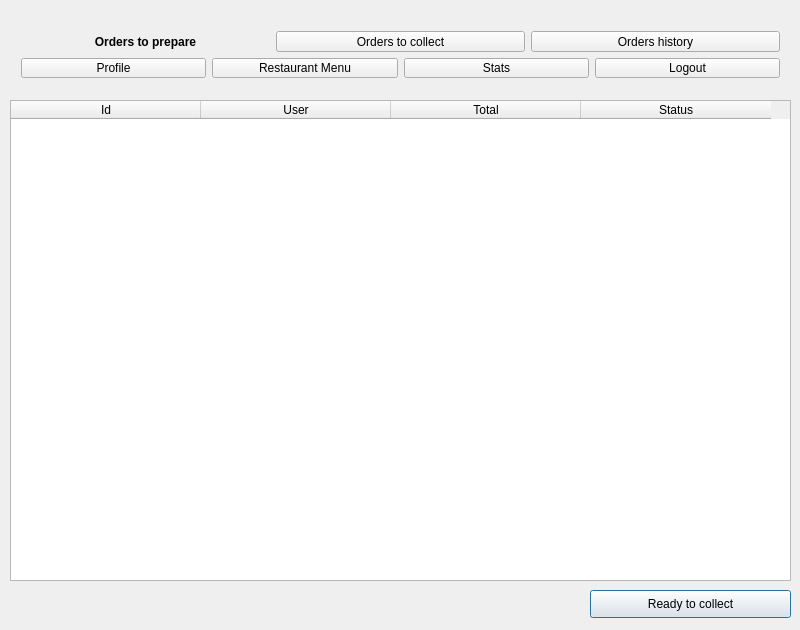
<?xml version="1.0" encoding="UTF-8"?>
<ui version="4.0">
 <class>RestaurantGUI</class>
 <widget class="QDialog" name="RestaurantGUI">
  <property name="geometry">
   <rect>
    <x>0</x>
    <y>0</y>
    <width>800</width>
    <height>630</height>
   </rect>
  </property>
  <property name="windowTitle">
   <string>RestaurantGUI</string>
  </property>
  <widget class="QStackedWidget" name="RestaurantInterface">
   <property name="geometry">
    <rect>
     <x>10</x>
     <y>10</y>
     <width>781</width>
     <height>611</height>
    </rect>
   </property>
   <widget class="QWidget" name="OrdersToPrepare">
    <widget class="QTableWidget" name="ordersToPrepareList">
     <property name="geometry">
      <rect>
       <x>0</x>
       <y>90</y>
       <width>781</width>
       <height>481</height>
      </rect>
     </property>
     <attribute name="horizontalHeaderDefaultSectionSize">
      <number>190</number>
     </attribute>
     <column>
      <property name="text">
       <string>Id</string>
      </property>
     </column>
     <column>
      <property name="text">
       <string>User</string>
      </property>
     </column>
     <column>
      <property name="text">
       <string>Total</string>
      </property>
     </column>
     <column>
      <property name="text">
       <string>Status</string>
      </property>
     </column>
    </widget>
    <widget class="QPushButton" name="readyToCollectBtn">
     <property name="geometry">
      <rect>
       <x>580</x>
       <y>580</y>
       <width>201</width>
       <height>28</height>
      </rect>
     </property>
     <property name="text">
      <string>Ready to collect</string>
     </property>
    </widget>
    <widget class="QLabel" name="readyToCollectLabel">
     <property name="geometry">
      <rect>
       <x>400</x>
       <y>580</y>
       <width>181</width>
       <height>31</height>
      </rect>
     </property>
     <property name="text">
      <string/>
     </property>
    </widget>
    <widget class="QWidget" name="layoutWidget">
     <property name="geometry">
      <rect>
       <x>0</x>
       <y>10</y>
       <width>781</width>
       <height>69</height>
      </rect>
     </property>
     <layout class="QVBoxLayout" name="verticalLayout">
      <item>
       <layout class="QHBoxLayout" name="horizontalLayout">
        <item>
         <widget class="QPushButton" name="ordersToPrepareBtn">
          <property name="font">
           <font>
            <weight>75</weight>
            <bold>true</bold>
           </font>
          </property>
          <property name="text">
           <string>Orders to prepare</string>
          </property>
          <property name="autoDefault">
           <bool>false</bool>
          </property>
          <property name="default">
           <bool>true</bool>
          </property>
          <property name="flat">
           <bool>true</bool>
          </property>
         </widget>
        </item>
        <item>
         <widget class="QPushButton" name="ordersToCollectBtn">
          <property name="text">
           <string>Orders to collect</string>
          </property>
         </widget>
        </item>
        <item>
         <widget class="QPushButton" name="ordersHistoryBtn">
          <property name="text">
           <string>Orders history</string>
          </property>
         </widget>
        </item>
       </layout>
      </item>
      <item>
       <layout class="QHBoxLayout" name="horizontalLayout_2">
        <item>
         <widget class="QPushButton" name="restaurantProfileBtn">
          <property name="text">
           <string>Profile</string>
          </property>
         </widget>
        </item>
        <item>
         <widget class="QPushButton" name="restaurantMenuBtn">
          <property name="text">
           <string>Restaurant Menu</string>
          </property>
         </widget>
        </item>
        <item>
         <widget class="QPushButton" name="restaurantStatsBtn">
          <property name="text">
           <string>Stats</string>
          </property>
         </widget>
        </item>
        <item>
         <widget class="QPushButton" name="logoutBtn">
          <property name="text">
           <string>Logout</string>
          </property>
         </widget>
        </item>
       </layout>
      </item>
     </layout>
    </widget>
   </widget>
   <widget class="QWidget" name="OrdersToCollect">
    <widget class="QWidget" name="layoutWidget">
     <property name="geometry">
      <rect>
       <x>0</x>
       <y>10</y>
       <width>781</width>
       <height>69</height>
      </rect>
     </property>
     <layout class="QVBoxLayout" name="verticalLayout_2">
      <item>
       <layout class="QHBoxLayout" name="horizontalLayout_3">
        <item>
         <widget class="QPushButton" name="ordersToPrepareBtn_2">
          <property name="text">
           <string>Orders to prepare</string>
          </property>
         </widget>
        </item>
        <item>
         <widget class="QPushButton" name="ordersToCollectBtn_2">
          <property name="font">
           <font>
            <weight>75</weight>
            <bold>true</bold>
           </font>
          </property>
          <property name="text">
           <string>Orders to collect</string>
          </property>
          <property name="autoDefault">
           <bool>false</bool>
          </property>
          <property name="default">
           <bool>true</bool>
          </property>
          <property name="flat">
           <bool>true</bool>
          </property>
         </widget>
        </item>
        <item>
         <widget class="QPushButton" name="ordersHistoryBtn_2">
          <property name="text">
           <string>Orders history</string>
          </property>
         </widget>
        </item>
       </layout>
      </item>
      <item>
       <layout class="QHBoxLayout" name="horizontalLayout_4">
        <item>
         <widget class="QPushButton" name="restaurantProfileBtn_2">
          <property name="text">
           <string>Profile</string>
          </property>
         </widget>
        </item>
        <item>
         <widget class="QPushButton" name="restaurantMenuBtn_2">
          <property name="text">
           <string>Restaurant Menu</string>
          </property>
         </widget>
        </item>
        <item>
         <widget class="QPushButton" name="restaurantStatsBtn_2">
          <property name="text">
           <string>Stats</string>
          </property>
         </widget>
        </item>
        <item>
         <widget class="QPushButton" name="logoutBtn_2">
          <property name="text">
           <string>Logout</string>
          </property>
         </widget>
        </item>
       </layout>
      </item>
     </layout>
    </widget>
    <widget class="QLabel" name="collectetLabel">
     <property name="geometry">
      <rect>
       <x>400</x>
       <y>580</y>
       <width>181</width>
       <height>31</height>
      </rect>
     </property>
     <property name="text">
      <string/>
     </property>
    </widget>
    <widget class="QPushButton" name="collectedBtn">
     <property name="geometry">
      <rect>
       <x>580</x>
       <y>580</y>
       <width>201</width>
       <height>28</height>
      </rect>
     </property>
     <property name="text">
      <string>Order collected</string>
     </property>
    </widget>
    <widget class="QTableWidget" name="ordersToCollectList">
     <property name="geometry">
      <rect>
       <x>0</x>
       <y>90</y>
       <width>781</width>
       <height>481</height>
      </rect>
     </property>
     <attribute name="horizontalHeaderDefaultSectionSize">
      <number>190</number>
     </attribute>
     <column>
      <property name="text">
       <string>Id</string>
      </property>
     </column>
     <column>
      <property name="text">
       <string>User</string>
      </property>
     </column>
     <column>
      <property name="text">
       <string>Total</string>
      </property>
     </column>
     <column>
      <property name="text">
       <string>Status</string>
      </property>
     </column>
    </widget>
   </widget>
   <widget class="QWidget" name="OrdersHistory">
    <widget class="QWidget" name="layoutWidget_2">
     <property name="geometry">
      <rect>
       <x>0</x>
       <y>10</y>
       <width>781</width>
       <height>69</height>
      </rect>
     </property>
     <layout class="QVBoxLayout" name="verticalLayout_3">
      <item>
       <layout class="QHBoxLayout" name="horizontalLayout_5">
        <item>
         <widget class="QPushButton" name="ordersToPrepareBtn_3">
          <property name="text">
           <string>Orders to prepare</string>
          </property>
         </widget>
        </item>
        <item>
         <widget class="QPushButton" name="ordersToCollectBtn_3">
          <property name="text">
           <string>Orders to collect</string>
          </property>
         </widget>
        </item>
        <item>
         <widget class="QPushButton" name="ordersHistoryBtn_3">
          <property name="font">
           <font>
            <weight>75</weight>
            <bold>true</bold>
           </font>
          </property>
          <property name="text">
           <string>Orders history</string>
          </property>
          <property name="autoDefault">
           <bool>false</bool>
          </property>
          <property name="default">
           <bool>true</bool>
          </property>
          <property name="flat">
           <bool>true</bool>
          </property>
         </widget>
        </item>
       </layout>
      </item>
      <item>
       <layout class="QHBoxLayout" name="horizontalLayout_6">
        <item>
         <widget class="QPushButton" name="restaurantProfileBtn_3">
          <property name="text">
           <string>Profile</string>
          </property>
         </widget>
        </item>
        <item>
         <widget class="QPushButton" name="restaurantMenuBtn_3">
          <property name="text">
           <string>Restaurant Menu</string>
          </property>
         </widget>
        </item>
        <item>
         <widget class="QPushButton" name="restaurantStatsBtn_3">
          <property name="text">
           <string>Stats</string>
          </property>
         </widget>
        </item>
        <item>
         <widget class="QPushButton" name="logoutBtn_3">
          <property name="text">
           <string>Logout</string>
          </property>
         </widget>
        </item>
       </layout>
      </item>
     </layout>
    </widget>
    <widget class="QTableWidget" name="ordersHistoryList">
     <property name="geometry">
      <rect>
       <x>0</x>
       <y>90</y>
       <width>781</width>
       <height>521</height>
      </rect>
     </property>
     <attribute name="horizontalHeaderDefaultSectionSize">
      <number>190</number>
     </attribute>
     <column>
      <property name="text">
       <string>Id</string>
      </property>
     </column>
     <column>
      <property name="text">
       <string>User</string>
      </property>
     </column>
     <column>
      <property name="text">
       <string>Total</string>
      </property>
     </column>
     <column>
      <property name="text">
       <string>Status</string>
      </property>
     </column>
    </widget>
   </widget>
   <widget class="QWidget" name="Profile">
    <widget class="QWidget" name="layoutWidget_3">
     <property name="geometry">
      <rect>
       <x>0</x>
       <y>10</y>
       <width>781</width>
       <height>69</height>
      </rect>
     </property>
     <layout class="QVBoxLayout" name="verticalLayout_4">
      <item>
       <layout class="QHBoxLayout" name="horizontalLayout_7">
        <item>
         <widget class="QPushButton" name="ordersToPrepareBtn_4">
          <property name="text">
           <string>Orders to prepare</string>
          </property>
         </widget>
        </item>
        <item>
         <widget class="QPushButton" name="ordersToCollectBtn_4">
          <property name="text">
           <string>Orders to collect</string>
          </property>
         </widget>
        </item>
        <item>
         <widget class="QPushButton" name="ordersHistoryBtn_4">
          <property name="text">
           <string>Orders history</string>
          </property>
         </widget>
        </item>
       </layout>
      </item>
      <item>
       <layout class="QHBoxLayout" name="horizontalLayout_8">
        <item>
         <widget class="QPushButton" name="restaurantProfileBtn_4">
          <property name="font">
           <font>
            <weight>75</weight>
            <bold>true</bold>
           </font>
          </property>
          <property name="text">
           <string>Profile</string>
          </property>
          <property name="autoDefault">
           <bool>false</bool>
          </property>
          <property name="default">
           <bool>true</bool>
          </property>
          <property name="flat">
           <bool>true</bool>
          </property>
         </widget>
        </item>
        <item>
         <widget class="QPushButton" name="restaurantMenuBtn_4">
          <property name="text">
           <string>Restaurant Menu</string>
          </property>
         </widget>
        </item>
        <item>
         <widget class="QPushButton" name="restaurantStatsBtn_4">
          <property name="text">
           <string>Stats</string>
          </property>
         </widget>
        </item>
        <item>
         <widget class="QPushButton" name="logoutBtn_4">
          <property name="text">
           <string>Logout</string>
          </property>
         </widget>
        </item>
       </layout>
      </item>
     </layout>
    </widget>
    <widget class="QLabel" name="profileLabel">
     <property name="geometry">
      <rect>
       <x>300</x>
       <y>90</y>
       <width>181</width>
       <height>41</height>
      </rect>
     </property>
     <property name="font">
      <font>
       <pointsize>20</pointsize>
      </font>
     </property>
     <property name="text">
      <string>Your Profile</string>
     </property>
    </widget>
    <widget class="QWidget" name="layoutWidget_6">
     <property name="geometry">
      <rect>
       <x>260</x>
       <y>140</y>
       <width>241</width>
       <height>319</height>
      </rect>
     </property>
     <layout class="QVBoxLayout" name="verticalLayout_7">
      <item>
       <widget class="QLabel" name="nameProfileLabel">
        <property name="text">
         <string>Name</string>
        </property>
       </widget>
      </item>
      <item>
       <widget class="QLineEdit" name="nameLineEdit"/>
      </item>
      <item>
       <widget class="QLabel" name="addressProfileLabel">
        <property name="text">
         <string>Address</string>
        </property>
       </widget>
      </item>
      <item>
       <widget class="QLineEdit" name="addressLineEdit"/>
      </item>
      <item>
       <widget class="QLabel" name="emailProfileLabel">
        <property name="text">
         <string>Email</string>
        </property>
       </widget>
      </item>
      <item>
       <widget class="QLineEdit" name="emailLineEdit">
        <property name="enabled">
         <bool>true</bool>
        </property>
       </widget>
      </item>
      <item>
       <widget class="QLabel" name="pswProfileLabel">
        <property name="text">
         <string>Password</string>
        </property>
       </widget>
      </item>
      <item>
       <widget class="QLineEdit" name="pswLineEdit">
        <property name="inputMask">
         <string/>
        </property>
        <property name="text">
         <string/>
        </property>
        <property name="echoMode">
         <enum>QLineEdit::Password</enum>
        </property>
       </widget>
      </item>
      <item>
       <widget class="QLabel" name="phoneProfileLabel">
        <property name="text">
         <string>Phone number</string>
        </property>
       </widget>
      </item>
      <item>
       <widget class="QLineEdit" name="phoneLineEdit"/>
      </item>
     </layout>
    </widget>
    <widget class="QWidget" name="layoutWidget_7">
     <property name="geometry">
      <rect>
       <x>180</x>
       <y>480</y>
       <width>391</width>
       <height>53</height>
      </rect>
     </property>
     <layout class="QVBoxLayout" name="verticalLayout_8">
      <item>
       <widget class="QLabel" name="errorProfileLabel">
        <property name="text">
         <string/>
        </property>
       </widget>
      </item>
      <item>
       <widget class="QPushButton" name="updateProfileBtn">
        <property name="text">
         <string>Update data</string>
        </property>
       </widget>
      </item>
     </layout>
    </widget>
   </widget>
   <widget class="QWidget" name="Menu">
    <widget class="QWidget" name="layoutWidget_4">
     <property name="geometry">
      <rect>
       <x>0</x>
       <y>10</y>
       <width>781</width>
       <height>69</height>
      </rect>
     </property>
     <layout class="QVBoxLayout" name="verticalLayout_5">
      <item>
       <layout class="QHBoxLayout" name="horizontalLayout_9">
        <item>
         <widget class="QPushButton" name="ordersToPrepareBtn_5">
          <property name="text">
           <string>Orders to prepare</string>
          </property>
         </widget>
        </item>
        <item>
         <widget class="QPushButton" name="ordersToCollectBtn_5">
          <property name="text">
           <string>Orders to collect</string>
          </property>
         </widget>
        </item>
        <item>
         <widget class="QPushButton" name="ordersHistoryBtn_5">
          <property name="text">
           <string>Orders history</string>
          </property>
         </widget>
        </item>
       </layout>
      </item>
      <item>
       <layout class="QHBoxLayout" name="horizontalLayout_10">
        <item>
         <widget class="QPushButton" name="restaurantProfileBtn_5">
          <property name="text">
           <string>Profile</string>
          </property>
         </widget>
        </item>
        <item>
         <widget class="QPushButton" name="restaurantMenuBtn_5">
          <property name="font">
           <font>
            <weight>75</weight>
            <bold>true</bold>
           </font>
          </property>
          <property name="text">
           <string>Restaurant Menu</string>
          </property>
          <property name="autoDefault">
           <bool>false</bool>
          </property>
          <property name="default">
           <bool>true</bool>
          </property>
          <property name="flat">
           <bool>true</bool>
          </property>
         </widget>
        </item>
        <item>
         <widget class="QPushButton" name="restaurantStatsBtn_5">
          <property name="text">
           <string>Stats</string>
          </property>
         </widget>
        </item>
        <item>
         <widget class="QPushButton" name="logoutBtn_5">
          <property name="text">
           <string>Logout</string>
          </property>
         </widget>
        </item>
       </layout>
      </item>
     </layout>
    </widget>
    <widget class="QPushButton" name="deleteDishBtn">
     <property name="geometry">
      <rect>
       <x>390</x>
       <y>570</y>
       <width>391</width>
       <height>28</height>
      </rect>
     </property>
     <property name="text">
      <string>Delete selected dish</string>
     </property>
    </widget>
    <widget class="QTableWidget" name="dishesList">
     <property name="geometry">
      <rect>
       <x>390</x>
       <y>80</y>
       <width>391</width>
       <height>461</height>
      </rect>
     </property>
     <column>
      <property name="text">
       <string>Id</string>
      </property>
     </column>
     <column>
      <property name="text">
       <string>Name</string>
      </property>
     </column>
     <column>
      <property name="text">
       <string>Type</string>
      </property>
     </column>
     <column>
      <property name="text">
       <string>Price</string>
      </property>
     </column>
    </widget>
    <widget class="QWidget" name="layoutWidget_16">
     <property name="geometry">
      <rect>
       <x>10</x>
       <y>470</y>
       <width>371</width>
       <height>53</height>
      </rect>
     </property>
     <layout class="QVBoxLayout" name="verticalLayout_19">
      <item>
       <widget class="QLabel" name="addDishLabel">
        <property name="text">
         <string/>
        </property>
       </widget>
      </item>
      <item>
       <widget class="QPushButton" name="addDishBtn">
        <property name="text">
         <string>Add dish to menu</string>
        </property>
       </widget>
      </item>
     </layout>
    </widget>
    <widget class="QLabel" name="createDishLabel">
     <property name="geometry">
      <rect>
       <x>20</x>
       <y>110</y>
       <width>361</width>
       <height>31</height>
      </rect>
     </property>
     <property name="font">
      <font>
       <pointsize>20</pointsize>
      </font>
     </property>
     <property name="text">
      <string>Create a new dish</string>
     </property>
    </widget>
    <widget class="Line" name="line_2">
     <property name="geometry">
      <rect>
       <x>380</x>
       <y>80</y>
       <width>20</width>
       <height>541</height>
      </rect>
     </property>
     <property name="orientation">
      <enum>Qt::Vertical</enum>
     </property>
    </widget>
    <widget class="QWidget" name="layoutWidget_17">
     <property name="geometry">
      <rect>
       <x>10</x>
       <y>160</y>
       <width>201</width>
       <height>291</height>
      </rect>
     </property>
     <layout class="QVBoxLayout" name="verticalLayout_20">
      <item>
       <widget class="QLabel" name="dishNameLabel">
        <property name="text">
         <string>Name</string>
        </property>
       </widget>
      </item>
      <item>
       <widget class="QLineEdit" name="dishNameLineEdit"/>
      </item>
      <item>
       <widget class="QLabel" name="dishTypeLabel">
        <property name="text">
         <string>Type</string>
        </property>
       </widget>
      </item>
      <item>
       <widget class="QComboBox" name="dishTypeBox">
        <property name="frame">
         <bool>true</bool>
        </property>
        <item>
         <property name="text">
          <string>Appetizer</string>
         </property>
        </item>
        <item>
         <property name="text">
          <string>First Course</string>
         </property>
        </item>
        <item>
         <property name="text">
          <string>Second Course</string>
         </property>
        </item>
        <item>
         <property name="text">
          <string>Dessert</string>
         </property>
        </item>
        <item>
         <property name="text">
          <string>Drink</string>
         </property>
        </item>
       </widget>
      </item>
      <item>
       <widget class="QLabel" name="dishPriceLabel">
        <property name="text">
         <string>Price</string>
        </property>
       </widget>
      </item>
      <item>
       <widget class="QDoubleSpinBox" name="dishPriceSpinBox">
        <property name="singleStep">
         <double>0.500000000000000</double>
        </property>
       </widget>
      </item>
     </layout>
    </widget>
    <widget class="QLabel" name="deleteDishLabel">
     <property name="geometry">
      <rect>
       <x>400</x>
       <y>550</y>
       <width>371</width>
       <height>20</height>
      </rect>
     </property>
     <property name="text">
      <string/>
     </property>
    </widget>
   </widget>
   <widget class="QWidget" name="Stats">
    <widget class="QWidget" name="layoutWidget_5">
     <property name="geometry">
      <rect>
       <x>0</x>
       <y>10</y>
       <width>781</width>
       <height>69</height>
      </rect>
     </property>
     <layout class="QVBoxLayout" name="verticalLayout_6">
      <item>
       <layout class="QHBoxLayout" name="horizontalLayout_11">
        <item>
         <widget class="QPushButton" name="ordersToPrepareBtn_6">
          <property name="text">
           <string>Orders to prepare</string>
          </property>
         </widget>
        </item>
        <item>
         <widget class="QPushButton" name="ordersToCollectBtn_6">
          <property name="text">
           <string>Orders to collect</string>
          </property>
         </widget>
        </item>
        <item>
         <widget class="QPushButton" name="ordersHistoryBtn_6">
          <property name="text">
           <string>Orders history</string>
          </property>
         </widget>
        </item>
       </layout>
      </item>
      <item>
       <layout class="QHBoxLayout" name="horizontalLayout_12">
        <item>
         <widget class="QPushButton" name="restaurantProfileBtn_6">
          <property name="text">
           <string>Profile</string>
          </property>
         </widget>
        </item>
        <item>
         <widget class="QPushButton" name="restaurantMenuBtn_6">
          <property name="text">
           <string>Restaurant Menu</string>
          </property>
         </widget>
        </item>
        <item>
         <widget class="QPushButton" name="restaurantStatsBtn_6">
          <property name="font">
           <font>
            <weight>75</weight>
            <bold>true</bold>
           </font>
          </property>
          <property name="text">
           <string>Stats</string>
          </property>
          <property name="autoDefault">
           <bool>false</bool>
          </property>
          <property name="default">
           <bool>true</bool>
          </property>
          <property name="flat">
           <bool>true</bool>
          </property>
         </widget>
        </item>
        <item>
         <widget class="QPushButton" name="logoutBtn_6">
          <property name="text">
           <string>Logout</string>
          </property>
         </widget>
        </item>
       </layout>
      </item>
     </layout>
    </widget>
   </widget>
  </widget>
 </widget>
 <layoutdefault spacing="6" margin="11"/>
 <resources/>
 <connections/>
</ui>
